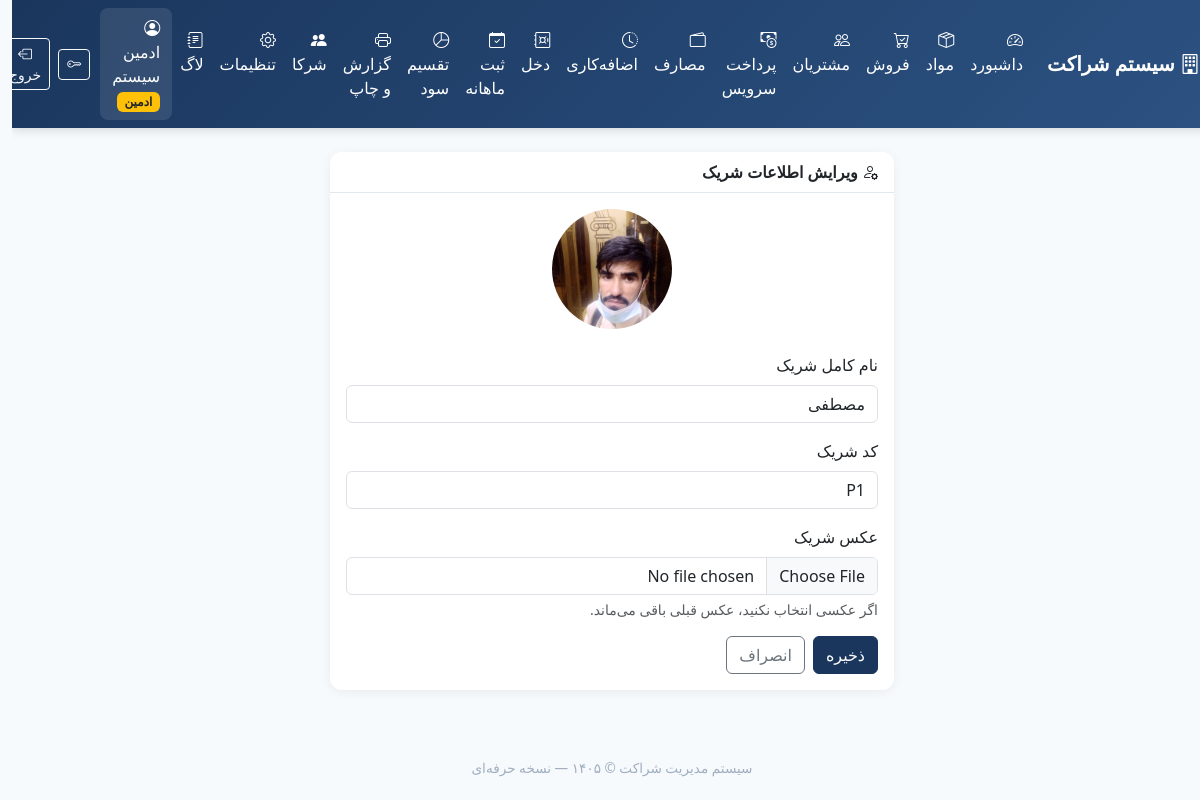
The app's page /partners/edit/2 (signed in) with its own data.
### tables this page shows
CREATE TABLE users (
            id INTEGER PRIMARY KEY AUTOINCREMENT,
            username TEXT UNIQUE NOT NULL,
            password_hash TEXT NOT NULL,
            full_name TEXT NOT NULL,
            role TEXT NOT NULL CHECK(role IN ('admin', 'partner')),
            partner_code TEXT,
            photo TEXT,
            is_active INTEGER DEFAULT 1,
            created_at TEXT DEFAULT CURRENT_TIMESTAMP
        );

### app.py (the view, shortened to what this page needs)
@app.route("/partners/edit/<int:id>", methods=["GET", "POST"])
@login_required
@admin_required
def partner_edit(id):
    conn = get_db()
    partner = conn.execute("SELECT * FROM users WHERE id=? AND role='partner'", (id,)).fetchone()
    if not partner:
        flash("شریک یافت نشد.", "danger")
        conn.close()
        return redirect(url_for("partners"))
    conn.close()
    return render_template("partner_form.html", partner=partner)

### app.py (called while the page is built, shortened)
def get_db():
    conn = sqlite3.connect(DB_PATH)
    conn.row_factory = sqlite3.Row
    try:
        conn.execute("PRAGMA foreign_keys = ON")
    except Exception:
        pass
    return conn

@login_manager.user_loader
def load_user(user_id):
    conn = get_db()
    row = conn.execute("SELECT * FROM users WHERE id = ?", (user_id,)).fetchone()
    conn.close()
    if row and row["is_active"]:
        return User(row["id"], row["username"], row["full_name"], row["role"], row["partner_code"], row["is_active"])
    return None

def admin_required(f):
    @wraps(f)
    def decorated(*args, **kwargs):
        if not current_user.is_authenticated or not current_user.is_admin:
            flash("دسترسی فقط برای ادمین مجاز است.", "danger")
            return redirect(url_for("dashboard"))
        return f(*args, **kwargs)
    return decorated

    @property
    def is_active(self):
        return self._active

    @property
    def is_admin(self):
        return self.role == "admin"

### templates/partner_form.html (shortened to what this page needs)
{% extends "base.html" %}
{% block content %}
<div class="row justify-content-center">
    <div class="col-md-6">
        <div class="card">
            <div class="card-header">
                <i class="bi bi-person-gear"></i> ویرایش اطلاعات شریک
            </div>
            <div class="card-body">
                <form method="POST" enctype="multipart/form-data">
                    <div class="text-center mb-4">
                        {% if partner.photo %}
                        <img src="{{ url_for('static', filename='uploads/' + partner.photo) }}"
                             class="rounded-circle" style="width:120px; height:120px; object-fit:cover;">
                        {% else %}
                        <div class="rounded-circle bg-secondary text-white d-inline-flex align-items-center justify-content-center"
                             style="width:120px; height:120px; font-size:3rem;">
                            <i class="bi bi-person"></i>
                        </div>
                        {% endif %}
                    </div>
                    <div class="mb-3">
                        <label class="form-label">نام کامل شریک</label>
                        <input type="text" name="full_name" class="form-control" value="{{ partner.full_name }}" required>
                    </div>
                    <div class="mb-3">
                        <label class="form-label">کد شریک</label>
                        <input type="text" name="partner_code" class="form-control" value="{{ partner.partner_code or '' }}">
                    </div>
                    <div class="mb-3">
                        <label class="form-label">عکس شریک</label>
                        <input type="file" name="photo" class="form-control" accept="image/*">
                        <div class="form-text">اگر عکسی انتخاب نکنید، عکس قبلی باقی می‌ماند.</div>
                    </div>
                    <div class="d-flex gap-2">
                        <button type="submit" class="btn btn-primary">ذخیره</button>
                        <a href="{{ url_for('partners') }}" class="btn btn-outline-secondary">انصراف</a>
                    </div>
                </form>
            </div>
        </div>
    </div>
</div>
{% endblock %}

### templates/base.html (shortened to what this page needs)
<!DOCTYPE html>
<html lang="fa" dir="rtl">
<head>
    <link href="https://cdn.jsdelivr.net/npm/bootstrap@5.3.3/dist/css/bootstrap.rtl.min.css" rel="stylesheet">
    <link href="https://cdn.jsdelivr.net/npm/bootstrap-icons@1.11.3/font/bootstrap-icons.min.css" rel="stylesheet">
</head>
<body>
    {% if current_user.is_authenticated %}
    <nav class="navbar navbar-expand-lg navbar-dark sticky-top">
        <div class="container-fluid">
            <a class="navbar-brand fw-bold" href="{{ url_for('dashboard') }}">
                <i class="bi bi-building"></i> سیستم شراکت
            </a>
            <div class="collapse navbar-collapse" id="nav">
                <ul class="navbar-nav me-auto mb-2 mb-lg-0">
                    <li class="nav-item">
                        <a class="nav-link {% if request.endpoint == 'dashboard' %}active{% endif %}" href="{{ url_for('dashboard') }}">
                            <i class="bi bi-speedometer2"></i> داشبورد
                        </a>
                    </li>
                    <li class="nav-item">
                        <a class="nav-link {% if request.endpoint == 'products' %}active{% endif %}" href="{{ url_for('products') }}">
                            <i class="bi bi-box-seam"></i> مواد
                        </a>
                    </li>
                    <li class="nav-item">
                        <a class="nav-link {% if request.endpoint == 'sales' %}active{% endif %}" href="{{ url_for('sales') }}">
                            <i class="bi bi-cart-check"></i> فروش
                        </a>
                    </li>
                    <li class="nav-item">
                        <a class="nav-link {% if request.endpoint == 'customers' %}active{% endif %}" href="{{ url_for('customers') }}">
                            <i class="bi bi-people"></i> مشتریان
                        </a>
                    </li>
                    <li class="nav-item">
                        <a class="nav-link {% if request.endpoint == 'payments' %}active{% endif %}" href="{{ url_for('payments') }}">
                            <i class="bi bi-cash-coin"></i> پرداخت سرویس
                        </a>
                    </li>
                    <li class="nav-item">
                        <a class="nav-link {% if request.endpoint == 'expenses' %}active{% endif %}" href="{{ url_for('expenses') }}">
                            <i class="bi bi-wallet2"></i> مصارف
                        </a>
                    </li>
                    <li class="nav-item">
                        <a class="nav-link {% if request.endpoint == 'overtime' %}active{% endif %}" href="{{ url_for('overtime') }}">
                            <i class="bi bi-clock-history"></i> اضافه‌کاری
                        </a>
                    </li>
                    <li class="nav-item">
                        <a class="nav-link {% if request.endpoint == 'cash' %}active{% endif %}" href="{{ url_for('cash') }}">
                            <i class="bi bi-safe"></i> دخل
                        </a>
                    </li>
                    <li class="nav-item">
                        <a class="nav-link {% if request.endpoint == 'monthly' %}active{% endif %}" href="{{ url_for('monthly') }}">
                            <i class="bi bi-calendar-check"></i> ثبت ماهانه
                        </a>
                    </li>
                    <li class="nav-item">
                        <a class="nav-link {% if request.endpoint == 'profit' %}active{% endif %}" href="{{ url_for('profit') }}">
                            <i class="bi bi-pie-chart"></i> تقسیم سود
                        </a>
                    </li>
                    <li class="nav-item">
                        <a class="nav-link {% if request.endpoint == 'reports' %}active{% endif %}" href="{{ url_for('reports') }}">
                            <i class="bi bi-printer"></i> گزارش و چاپ
                        </a>
                    </li>
                    {% if current_user.is_admin %}
                    <li class="nav-item">
                        <a class="nav-link {% if request.endpoint == 'partners' %}active{% endif %}" href="{{ url_for('partners') }}">
                            <i class="bi bi-people-fill"></i> شرکا
                        </a>
                    </li>
                    <li class="nav-item">
                        <a class="nav-link {% if request.endpoint == 'settings' %}active{% endif %}" href="{{ url_for('settings') }}">
                            <i class="bi bi-gear"></i> تنظیمات
                        </a>
                    </li>
                    <li class="nav-item">
                        <a class="nav-link {% if request.endpoint == 'logs' %}active{% endif %}" href="{{ url_for('logs') }}">
                            <i class="bi bi-journal-text"></i> لاگ
                        </a>
                    </li>
                    {% endif %}
                </ul>
                <div class="d-flex align-items-center text-white">
                    <div class="sidebar-user">
                        <i class="bi bi-person-circle"></i>
                        {{ current_user.full_name }}
                        <span class="badge bg-warning text-dark badge-role">{{ 'ادمین' if current_user.is_admin else 'شریک' }}</span>
                    </div>
                    <a href="{{ url_for('change_password') }}" class="btn btn-sm btn-outline-light me-2" title="تغییر رمز">
                        <i class="bi bi-key"></i>
                    </a>
                    <a href="{{ url_for('logout') }}" class="btn btn-sm btn-outline-light">
                        <i class="bi bi-box-arrow-left"></i> خروج
                    </a>
                </div>
            </div>
        </div>
    </nav>
    {% endif %}
    <main class="container-fluid py-4 px-3 px-md-4">
        {% block content %}{% endblock %}
    </main>
    <footer>
        سیستم مدیریت شراکت &copy; ۱۴۰۵ — نسخه حرفه‌ای
    </footer>
</body>
</html>

### templates/base.html (style rules this page uses)
:root { --primary: #1a365d; --primary-light: #2c5282; --accent: #ed8936; --success: #38a169; --bg: #f7fafc; }
body { font-family: 'Tahoma', 'Segoe UI', Tahoma, sans-serif; background: var(--bg); min-height: 100vh; }
.navbar { background: linear-gradient(135deg, var(--primary), var(--primary-light)) !important; box-shadow: 0 2px 10px rgba(0,0,0,0.15); }
.navbar-brand, .nav-link { color: #fff !important; }
.card { border: none; border-radius: 12px; box-shadow: 0 2px 12px rgba(0,0,0,0.06); margin-bottom: 1.25rem; }
.card-header { background: #fff; border-bottom: 1px solid #e2e8f0; font-weight: 600; border-radius: 12px 12px 0 0 !important; }
.btn-primary { background: var(--primary); border-color: var(--primary); }
.badge-role { font-size: 0.75rem; }
.sidebar-user { background: rgba(255,255,255,0.1); border-radius: 8px; padding: 8px 12px; margin-left: 10px; }
footer { text-align: center; padding: 1.5rem; color: #a0aec0; font-size: 0.85rem; }

### records on screen
users: full_name "ادمین سیستم"
users: photo (picture), full_name "مصطفی", partner_code "P1"

### other values on screen
{{ 'ادمین' if current_user.is_admin else 'شریک' }} "ادمین"
